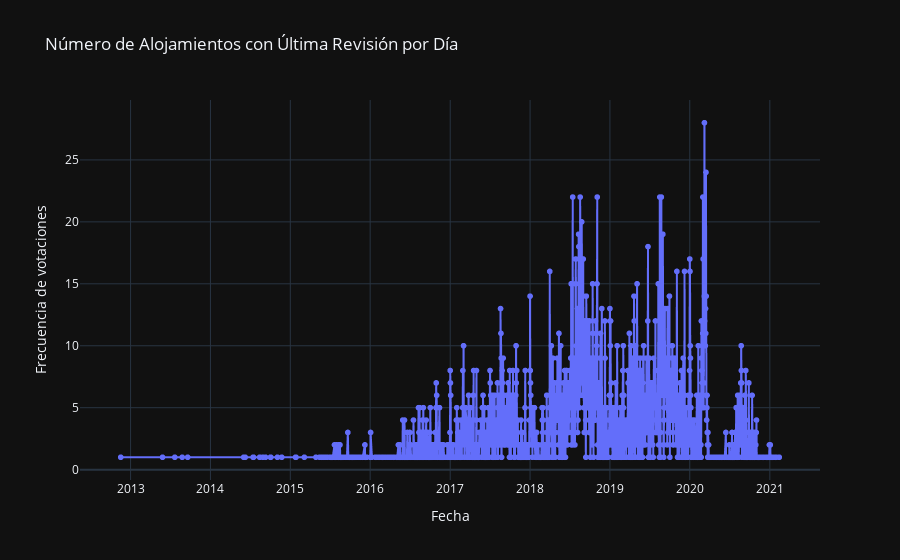

The cell this chart's notebook holds for it:
### Markdown cell above
Visualización de las puntuaciones por fecha

### Code cell
import plotly.express as px
import pandas as pd

# Asegurarse de que 'last_review_date' sea de tipo datetime
if 'last_review_date' in df_us.columns:
    if not pd.api.types.is_datetime64_any_dtype(df_us['last_review_date']):
        df_us['last_review_date'] = pd.to_datetime(df_us['last_review_date'])

    # Contar alojamientos por día de la última revisión
    alojamientos_por_dia = df_us['last_review_date'].dt.date.value_counts().sort_index()

    # Crear DataFrame para Plotly
    df_dia = alojamientos_por_dia.reset_index()
    df_dia.columns = ['Fecha', 'Frecuencia']

    fig = px.line(df_dia, x='Fecha', y='Frecuencia',
                  title='Número de Alojamientos con Última Revisión por Día',
                  markers=True,
                  template='plotly_dark')
    fig.update_layout(xaxis_title='Fecha', yaxis_title='Frecuencia de votaciones')
    fig.show()
else:
    print("La columna 'last_review_date' no se encuentra en el DataFrame df_us.")

### Figure 1 — Plotly figure (JSON) as saved in the notebook; plotly's stock layout.template omitted (floating-point values rounded to 4 significant figures; data arrays with more than 128 entries replaced by an {"elided": "..."} marker saying what was removed)
{"data": [{"hovertemplate": "Fecha=%{x}<br>Frecuencia=%{y}<extra></extra>", "legendgroup": "", "line": {"color": "#636efa", "dash": "solid"}, "marker": {"symbol": "circle"}, "mode": "lines+markers", "name": "", "showlegend": false, "type": "scattergl", "x": {"elided": "1450 str values"}, "xaxis": "x", "y": {"elided": "1450 int values"}, "yaxis": "y"}], "layout": {"legend": {"tracegroupgap": 0}, "title": {"text": "Número de Alojamientos con Última Revisión por Día"}, "xaxis": {"anchor": "y", "domain": [0, 1], "title": {"text": "Fecha"}}, "yaxis": {"anchor": "x", "domain": [0, 1], "title": {"text": "Frecuencia de votaciones"}}}}
